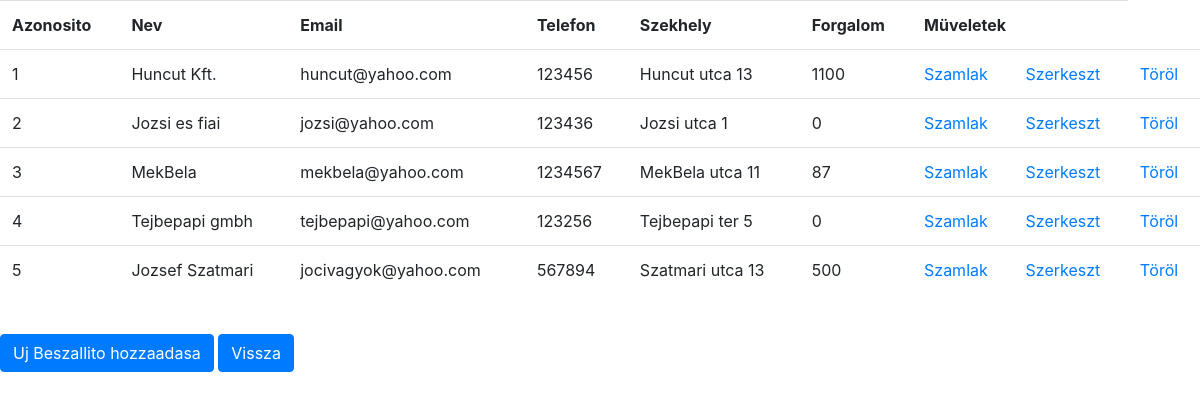
Screenshot of /suppliersList.php with the database file from the repository.
### tables this page shows
CREATE TABLE IF NOT EXISTS `beszallitok` (
  `BeszallitoID` int(10) UNSIGNED NOT NULL AUTO_INCREMENT,
  `nev` varchar(50) DEFAULT NULL,
  `email` varchar(50) DEFAULT NULL,
  `telefon` varchar(50) DEFAULT NULL,
  `szekhely` varchar(50) DEFAULT NULL,
  PRIMARY KEY (`BeszallitoID`)
);

### suppliersList.php (the view, shortened to what this page needs)
<?php
    $conn = new mysqli("localhost", "root", "", "iwyrwv_testdb");
    $sql_query="
    SELECT b.*, Sum(IFNULL(a.RendelesOsszAr, 0)) AS Forgalom  FROM beszallitok b
    LEFT JOIN (
        SELECT
        t.BeszallitoID, r.Mennyiseg, r.Term_szolgID, s.SzamlaID,t.nev, t.egysegar, t.isSzolgaltatas,
        (t.egysegar*r.Mennyiseg) AS RendelesOsszAr FROM rendelesek r
        INNER JOIN szamlak s ON r.SzamlaID=s.SzamlaID
        INNER JOIN term_szolg t ON t.Term_szolgID=r.Term_szolgID
    )a ON b.BeszallitoID = a.BeszallitoID
    GROUP BY BeszallitoID";
    $result_set=$conn->query($sql_query);
?>
<!DOCTYPE html>
<html>
<head>
    <link rel="stylesheet" href="https://cdn.jsdelivr.net/npm/bootstrap@4.3.1/dist/css/bootstrap.min.css">
</head>
<body>
    <table class="table">
    <tr>
        <th>Azonosito</th>
        <th>Nev</th>
        <th>Email</th>
        <th>Telefon</th>
        <th>Szekhely</th>
        <th>Forgalom</th>
        <th colspan="2">Müveletek</th>
    </tr>
    <?php
    if(mysqli_num_rows($result_set)>0)
    {
        while($row=mysqli_fetch_row($result_set))
        {
            ?>
            <tr>
                <td><?php echo $row[0]; ?></td>
                <td><?php echo $row[1]; ?></td>
                <td><?php echo $row[2]; ?></td>
                <td><?php echo $row[3]; ?></td>
                <td><?php echo $row[4]; ?></td>
                <td><?php echo $row[5]; ?></td>
                <td><a href="billsSuppliersList.php?id=<?php echo $row[0];?>">Szamlak</a></td>
                <td><a href="suppliersEdit.php?id=<?php echo $row[0];?>">Szerkeszt</a></td>
                <td><a href="javascript:delete_id(<?php echo $row[0]; ?>)">Töröl</a></td>
            </tr>
            <?php
        }
    }
    else
    {
        ?>
        <tr>
        <th colspan="4">Nem talalhato Beszallito az adatbazisban</th>
        </tr>
        <?php
    }
        ?>
    </table>
    <br>
    <a href="suppliersAdd.php" class="btn btn-primary">Uj Beszallito hozzaadasa</a>
    <a href="index.html" class="btn btn-primary">Vissza</a>
</body>
</html>

### rows the page displays
beszallitok: BeszallitoID "1", nev "Huncut Kft.", email "huncut@yahoo.com", telefon "123456", szekhely "Huncut utca 13", row "1100"
beszallitok: BeszallitoID "2", nev "Jozsi es fiai", email "jozsi@yahoo.com", telefon "123436", szekhely "Jozsi utca 1", row "0"
beszallitok: BeszallitoID "3", nev "MekBela", email "mekbela@yahoo.com", telefon "1234567", szekhely "MekBela utca 11", row "87"
beszallitok: BeszallitoID "4", nev "Tejbepapi gmbh", email "tejbepapi@yahoo.com", telefon "123256", szekhely "Tejbepapi ter 5", row "0"
beszallitok: BeszallitoID "5", nev "Jozsef Szatmari", email "jocivagyok@yahoo.com", telefon "567894", szekhely "Szatmari utca 13", row "500"
